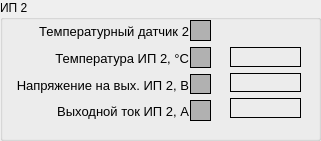
    <widget class="QGroupBox" name="powerSupplyGroupBox_2">
     <property name="enabled">
      <bool>true</bool>
     </property>
     <property name="geometry">
      <rect>
       <x>20</x>
       <y>200</y>
       <width>321</width>
       <height>141</height>
      </rect>
     </property>
     <property name="title">
      <string>ИП 2</string>
     </property>
     <widget class="QWidget" name="layoutWidget_2">
      <property name="geometry">
       <rect>
        <x>190</x>
        <y>20</y>
        <width>21</width>
        <height>101</height>
       </rect>
      </property>
      <layout class="QGridLayout" name="psIndFrameGL_2">
       <item row="0" column="0">
        <widget class="QFrame" name="tempSensFrame_2">
         <property name="autoFillBackground">
          <bool>false</bool>
         </property>
         <property name="styleSheet">
          <string notr="true">background-color: rgb(177, 177, 177);</string>
         </property>
         <property name="frameShape">
          <enum>QFrame::Box</enum>
         </property>
         <property name="frameShadow">
          <enum>QFrame::Plain</enum>
         </property>
        </widget>
       </item>
       <item row="1" column="0">
        <widget class="QFrame" name="tempFrame_2">
         <property name="autoFillBackground">
          <bool>false</bool>
         </property>
         <property name="styleSheet">
          <string notr="true">background-color: rgb(177, 177, 177);</string>
         </property>
         <property name="frameShape">
          <enum>QFrame::Box</enum>
         </property>
         <property name="frameShadow">
          <enum>QFrame::Plain</enum>
         </property>
        </widget>
       </item>
       <item row="2" column="0">
        <widget class="QFrame" name="outVoltFrame_2">
         <property name="autoFillBackground">
          <bool>false</bool>
         </property>
         <property name="styleSheet">
          <string notr="true">background-color: rgb(177, 177, 177);</string>
         </property>
         <property name="frameShape">
          <enum>QFrame::Box</enum>
         </property>
         <property name="frameShadow">
          <enum>QFrame::Plain</enum>
         </property>
        </widget>
       </item>
       <item row="3" column="0">
        <widget class="QFrame" name="outCurFrame_2">
         <property name="autoFillBackground">
          <bool>false</bool>
         </property>
         <property name="styleSheet">
          <string notr="true">background-color: rgb(177, 177, 177);</string>
         </property>
         <property name="frameShape">
          <enum>QFrame::Box</enum>
         </property>
         <property name="frameShadow">
          <enum>QFrame::Plain</enum>
         </property>
        </widget>
       </item>
      </layout>
     </widget>
     <widget class="QWidget" name="layoutWidget">
      <property name="geometry">
       <rect>
        <x>2</x>
        <y>21</y>
        <width>187</width>
        <height>101</height>
       </rect>
      </property>
      <layout class="QGridLayout" name="psLabelGL_2">
       <item row="0" column="0">
        <widget class="QLabel" name="tempSensLabel_2">
         <property name="sizePolicy">
          <sizepolicy hsizetype="Preferred" vsizetype="Preferred">
           <horstretch>0</horstretch>
           <verstretch>0</verstretch>
          </sizepolicy>
         </property>
         <property name="font">
          <font>
           <pointsize>10</pointsize>
          </font>
         </property>
         <property name="text">
          <string>Температурный датчик 2</string>
         </property>
         <property name="alignment">
          <set>Qt::AlignRight|Qt::AlignTrailing|Qt::AlignVCenter</set>
         </property>
        </widget>
       </item>
       <item row="1" column="0">
        <widget class="QLabel" name="tempLabel_2">
         <property name="sizePolicy">
          <sizepolicy hsizetype="Preferred" vsizetype="Preferred">
           <horstretch>0</horstretch>
           <verstretch>0</verstretch>
          </sizepolicy>
         </property>
         <property name="font">
          <font>
           <pointsize>10</pointsize>
          </font>
         </property>
         <property name="text">
          <string>Температура ИП 2, °C</string>
         </property>
         <property name="alignment">
          <set>Qt::AlignRight|Qt::AlignTrailing|Qt::AlignVCenter</set>
         </property>
        </widget>
       </item>
       <item row="2" column="0">
        <widget class="QLabel" name="outVoltLabel_2">
         <property name="sizePolicy">
          <sizepolicy hsizetype="Preferred" vsizetype="Preferred">
           <horstretch>0</horstretch>
           <verstretch>0</verstretch>
          </sizepolicy>
         </property>
         <property name="font">
          <font>
           <pointsize>10</pointsize>
          </font>
         </property>
         <property name="text">
          <string>Напряжение на вых. ИП 2, В</string>
         </property>
         <property name="alignment">
          <set>Qt::AlignRight|Qt::AlignTrailing|Qt::AlignVCenter</set>
         </property>
        </widget>
       </item>
       <item row="3" column="0">
        <widget class="QLabel" name="outCurLabel_2">
         <property name="sizePolicy">
          <sizepolicy hsizetype="Preferred" vsizetype="Preferred">
           <horstretch>0</horstretch>
           <verstretch>0</verstretch>
          </sizepolicy>
         </property>
         <property name="font">
          <font>
           <pointsize>10</pointsize>
          </font>
         </property>
         <property name="text">
          <string>Выходной ток ИП 2, А</string>
         </property>
         <property name="alignment">
          <set>Qt::AlignRight|Qt::AlignTrailing|Qt::AlignVCenter</set>
         </property>
        </widget>
       </item>
      </layout>
     </widget>
     <widget class="QWidget" name="layoutWidget">
      <property name="geometry">
       <rect>
        <x>230</x>
        <y>47</y>
        <width>71</width>
        <height>71</height>
       </rect>
      </property>
      <layout class="QGridLayout" name="psLabelDataGL_2">
       <item row="0" column="0">
        <widget class="QFrame" name="psTempDataFrame_2">
         <property name="frameShape">
          <enum>QFrame::Box</enum>
         </property>
         <property name="frameShadow">
          <enum>QFrame::Plain</enum>
         </property>
         <widget class="QLabel" name="psTempDataLabel_2">
          <property name="geometry">
           <rect>
            <x>0</x>
            <y>0</y>
            <width>69</width>
            <height>16</height>
           </rect>
          </property>
          <property name="sizePolicy">
           <sizepolicy hsizetype="Preferred" vsizetype="Preferred">
            <horstretch>0</horstretch>
            <verstretch>0</verstretch>
           </sizepolicy>
          </property>
          <property name="font">
           <font>
            <pointsize>10</pointsize>
           </font>
          </property>
          <property name="text">
           <string/>
          </property>
          <property name="alignment">
           <set>Qt::AlignRight|Qt::AlignTrailing|Qt::AlignVCenter</set>
          </property>
         </widget>
        </widget>
       </item>
       <item row="1" column="0">
        <widget class="QFrame" name="psVoltDataFrame_2">
         <property name="frameShape">
          <enum>QFrame::Box</enum>
         </property>
         <property name="frameShadow">
          <enum>QFrame::Plain</enum>
         </property>
         <widget class="QLabel" name="psVoltDataLabel_2">
          <property name="geometry">
           <rect>
            <x>0</x>
            <y>0</y>
            <width>69</width>
            <height>16</height>
           </rect>
          </property>
          <property name="sizePolicy">
           <sizepolicy hsizetype="Preferred" vsizetype="Preferred">
            <horstretch>0</horstretch>
            <verstretch>0</verstretch>
           </sizepolicy>
          </property>
          <property name="font">
           <font>
            <pointsize>10</pointsize>
           </font>
          </property>
          <property name="text">
           <string/>
          </property>
          <property name="alignment">
           <set>Qt::AlignRight|Qt::AlignTrailing|Qt::AlignVCenter</set>
          </property>
         </widget>
        </widget>
       </item>
       <item row="2" column="0">
        <widget class="QFrame" name="psCurDataFrame_2">
         <property name="frameShape">
          <enum>QFrame::Box</enum>
         </property>
         <property name="frameShadow">
          <enum>QFrame::Plain</enum>
         </property>
         <widget class="QLabel" name="psCurDataLabel_2">
          <property name="geometry">
           <rect>
            <x>0</x>
            <y>0</y>
            <width>69</width>
            <height>16</height>
           </rect>
          </property>
          <property name="sizePolicy">
           <sizepolicy hsizetype="Preferred" vsizetype="Preferred">
            <horstretch>0</horstretch>
            <verstretch>0</verstretch>
           </sizepolicy>
          </property>
          <property name="font">
           <font>
            <pointsize>10</pointsize>
           </font>
          </property>
          <property name="text">
           <string/>
          </property>
          <property name="alignment">
           <set>Qt::AlignRight|Qt::AlignTrailing|Qt::AlignVCenter</set>
          </property>
         </widget>
        </widget>
       </item>
      </layout>
     </widget>
    </widget>
